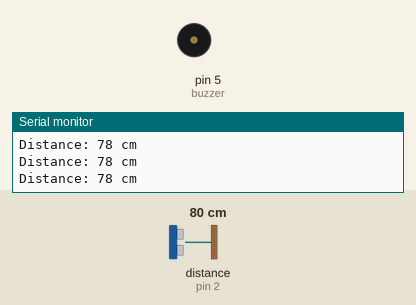
This sketch was run on a simulated Arduino Uno, built with avr-gcc and run on an emulated ATmega328P. On the bench: buzzer (waves = sounding), the last lines printed to the serial monitor. Wiring (inferred from the names in the program): ultrasonic range finder: trigger pin 3; echo pin 2. The test bench sets the inputs (shaded band); at power-on: distance to the obstacle (sensor on pin 2) 80 cm. The echo pulse lasts 58.3 µs per cm; WiFi joins after 1.5 s; servers stay silent unless stated.

Above: at 3.9 s.
4.0 s: distance to the obstacle (sensor on pin 2) set to 33 cm
7.0 s: distance to the obstacle (sensor on pin 2) set to 27 cm
At 7.4 s:
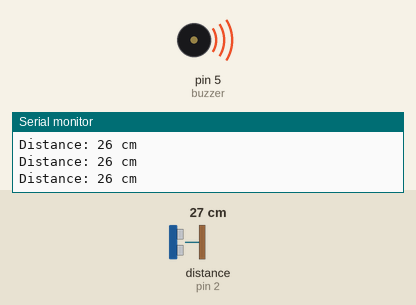
8.5 s: distance to the obstacle (sensor on pin 2) set to 35 cm
Timing chart, 0 to 11.5 s (numbered marks = the images above; inputs shaded):
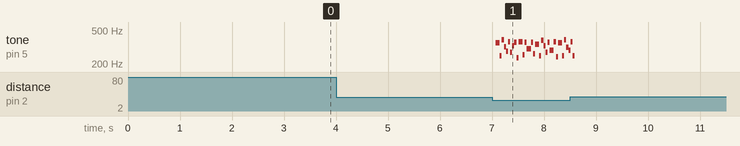

Measured:
- the behaviour switches between 31 and 30 cm on distance to the obstacle (sensor on pin 2) (found by bisection; images 0 and 1)
- after the input at 7.0 s, tone on pin 5 (buzzer): plays 353 Hz for 0.08 s, 249 Hz for 0.04 s, 386 Hz for 0.04 s, 320 Hz for 0.04 s, 281 Hz for 0.04 s, 364 Hz for 0.04 s … (30 notes in this stretch), starting after 0.07 s

The sketch:

distance_code_and_buzzer.ino
```cpp
#include <SPI.h>
#include <Ethernet.h>

// Enter a MAC address for your controller below.
// Newer Ethernet shields have a MAC address printed on a sticker on the shield
byte mac[] = { 0xDE, 0xAD, 0xBE, 0xEF, 0xFE, 0xED };

// if you don't want to use DNS (and reduce your sketch size)
// use the numeric IP instead of the name for the server:
IPAddress server(192,168,1,101);

// Set the static IP address to use if the DHCP fails to assign
IPAddress ip(80, 101, 152, 45);
IPAddress myDns(192, 168, 0, 1);

// Initialize the Ethernet client library
// with the IP address and port of the server
// that you want to connect to (port 80 is default for HTTP):
EthernetClient client;

// Variables to measure the speed
unsigned long beginMicros, endMicros;
unsigned long byteCount = 0;
bool printWebData = true;  // set to false for better speed measurement


#define echoPin 2 // attach pin D2 Arduino to pin Echo of HC-SR04
#define trigPin 3 //attach pin D3 Arduino to pin Trig of HC-SR04

// defines variables
long duration; // variable for the duration of sound wave travel
int distance; // variable for the distance measurement
int buzzer = 5;//the pin of the active buzzer


void setup() {

Serial.begin(9600); // // Serial Communication is starting with 9600 of baudrate speed

Ethernet.begin(mac);
delay(1000);
client.connect(server, 5001);
Serial.println(client.remoteIP());
Serial.println("connection doen");


  pinMode(trigPin, OUTPUT); // Sets the trigPin as an OUTPUT
  pinMode(echoPin, INPUT); // Sets the echoPin as an INPUT
  pinMode(buzzer,OUTPUT);//initialize the buzzer pin as an output


}


void loop() {
 buzz();
}


void SendMessage(int message)
{
  client.print(  "The distance is:" + String(message) + "\r\n");
}


void buzz(){
  // Clears the trigPin condition
  digitalWrite(trigPin, LOW);
  delayMicroseconds(2);
  // Sets the trigPin HIGH (ACTIVE) for 10 microseconds
  digitalWrite(trigPin, HIGH);
  delayMicroseconds(10);
  digitalWrite(trigPin, LOW);
  // Reads the echoPin, returns the sound wave travel time in microseconds
  duration = pulseIn(echoPin, HIGH);
  // Calculating the distance
  distance = duration * 0.034 / 2; // Speed of sound wave divided by 2 (go and back)
  // Displays the distance on the Serial Monitor
  Serial.print("Distance: ");
  Serial.print(distance);
  Serial.println(" cm");
  if(distance<30){
      unsigned char i;
SendMessage(distance);

    //output an frequency
    for(i=0;i<10;i++)
    {
      digitalWrite(buzzer,HIGH);
      delay(1);//wait for 1ms
      digitalWrite(buzzer,LOW);
      delay(1);//wait for 1ms
    }
    //output another frequency
    for(i=0;i<10;i++)
    {
      digitalWrite(buzzer,HIGH);
      delay(2);//wait for 1ms
      digitalWrite(buzzer,LOW);
      delay(2);//wait for 1ms
    }

  }
}
```
